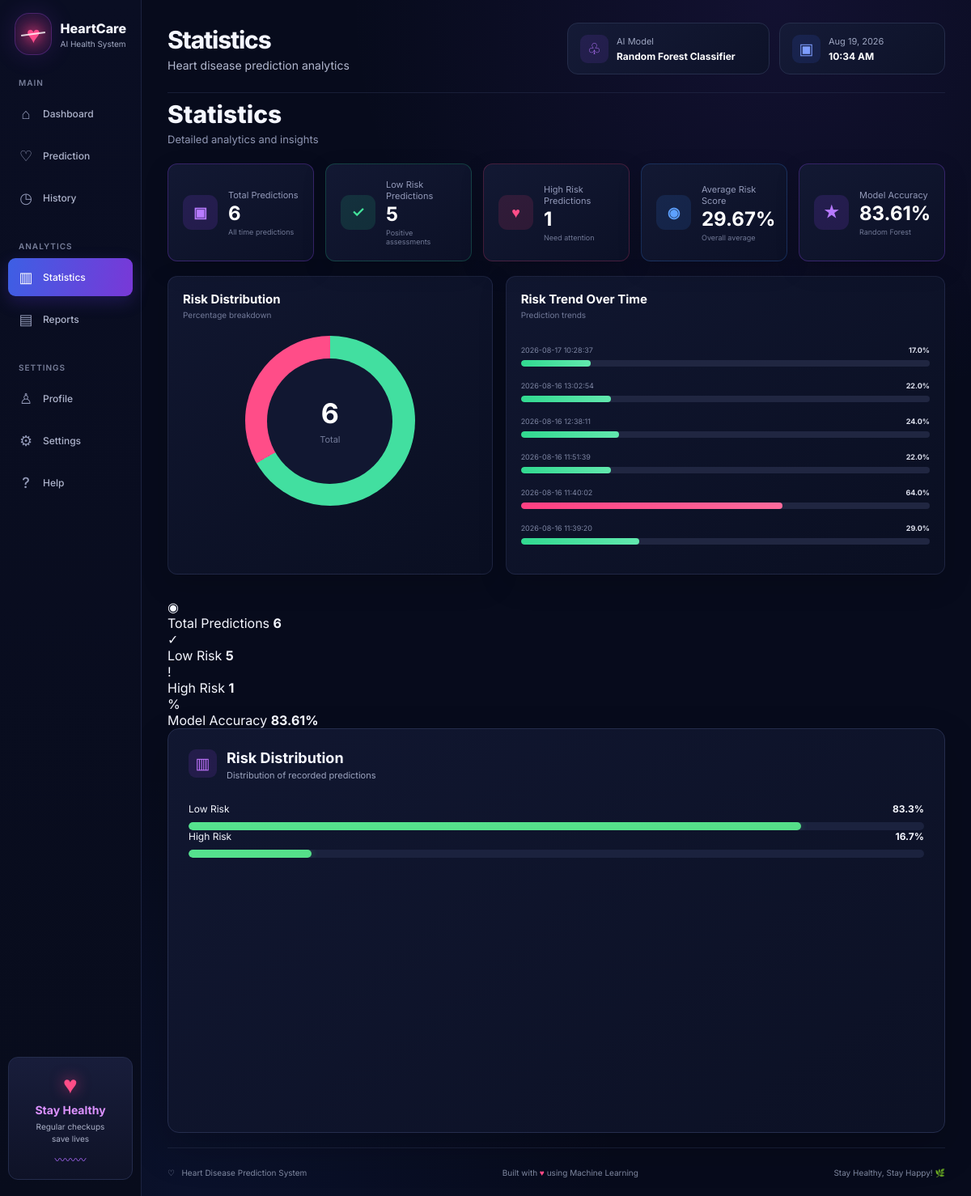
The app's page /statistics with its own data.
### tables this page shows
CREATE TABLE predictions (
            id INTEGER PRIMARY KEY AUTOINCREMENT,
            date_time TEXT,
            age INTEGER,
            sex INTEGER,
            prediction INTEGER,
            probability REAL
        );

### app.py (the view)
@app.route("/statistics")
def statistics():
    history = get_history()
    total = len(history)
    high = sum(
        1 for row in history
        if row["prediction"] == 1
    )
    low = total - high
    high_percentage = (
        round((high / total) * 100, 1)
        if total else 0
    )
    low_percentage = (
        round((low / total) * 100, 1)
        if total else 0
    )
    return render_template(
        "index.html",
        page="statistics",
        total=total,
        high_risk=high,
        low_risk=low,
        high_percentage=high_percentage,
        low_percentage=low_percentage,
        history=history,
        prediction=None,
        probability=None
    )

### app.py (called while the page is built)
def get_history():
    conn = sqlite3.connect(DATABASE)
    conn.row_factory = sqlite3.Row
    rows = conn.execute("""
        SELECT *
        FROM predictions
        ORDER BY id DESC
    """).fetchall()
    conn.close()
    return rows

### templates/index.html (shortened to what this page needs)
<!DOCTYPE html>
<html lang="en">
<head>
    <link rel="stylesheet"
          href="{{ url_for('static', filename='style.css') }}">
</head>
<body>
<div class="app">
    <aside class="sidebar">
        <div class="brand">
            <div class="brand-icon">
                <span>♥</span>
                <div class="pulse-line"></div>
            </div>
            <div class="brand-text">
                <h2>HeartCare</h2>
                <p>AI Health System</p>
            </div>
        </div>
        <nav class="navigation">
            <p class="nav-title">MAIN</p>
            <a href="{{ url_for('dashboard') }}"
               class="nav-item {% if page == 'dashboard' %}active{% endif %}">
                <span class="nav-icon">⌂</span>
                <span>Dashboard</span>
            </a>
            <a href="{{ url_for('prediction_page') }}"
               class="nav-item {% if page == 'prediction' %}active{% endif %}">
                <span class="nav-icon">♡</span>
                <span>Prediction</span>
            </a>
            <a href="{{ url_for('history_page') }}"
               class="nav-item {% if page == 'history' %}active{% endif %}">
                <span class="nav-icon">◷</span>
                <span>History</span>
            </a>
            <p class="nav-title analytics-title">ANALYTICS</p>
            <a href="{{ url_for('statistics') }}"
               class="nav-item {% if page == 'statistics' %}active{% endif %}">
                <span class="nav-icon">▥</span>
                <span>Statistics</span>
            </a>
            <a href="{{ url_for('reports') }}"
               class="nav-item {% if page == 'reports' %}active{% endif %}">
                <span class="nav-icon">▤</span>
                <span>Reports</span>
            </a>
            <p class="nav-title settings-title">SETTINGS</p>
            <a href="{{ url_for('profile') }}"
               class="nav-item {% if page == 'profile' %}active{% endif %}">
                <span class="nav-icon">♙</span>
                <span>Profile</span>
            </a>
            <a href="{{ url_for('settings') }}"
               class="nav-item {% if page == 'settings' %}active{% endif %}">
                <span class="nav-icon">⚙</span>
                <span>Settings</span>
            </a>
            <a href="{{ url_for('help_page') }}"
               class="nav-item {% if page == 'help' %}active{% endif %}">
                <span class="nav-icon">?</span>
                <span>Help</span>
            </a>
        </nav>
        <div class="healthy-card">
            <div class="healthy-heart">♥</div>
            <h3>Stay Healthy</h3>
            <p>
                Regular checkups<br>
                save lives
            </p>
            <div class="mini-pulse">〰〰〰</div>
        </div>
    </aside>
    <main class="main-content">
        <header class="top-header">
            <div class="page-title">
                <div>
                    {% if page == "dashboard" %}
                        <h1>Dashboard</h1>
                        <p>AI-Powered Heart Health Overview</p>
                    {% elif page == "prediction" %}
                        <h1>Heart Disease Prediction</h1>
                        <p>AI-Powered Heart Health Risk Assessment</p>
                    {% elif page == "history" %}
                        <h1>Prediction History</h1>
                        <p>View your previous heart health assessments</p>
                    {% elif page == "statistics" %}
                        <h1>Statistics</h1>
                        <p>Heart disease prediction analytics</p>
                    {% elif page == "reports" %}
                        <h1>Reports</h1>
                        <p>Prediction reports and assessment records</p>
                    {% elif page == "profile" %}
                        <h1>Profile</h1>
                        <p>HeartCare system profile</p>
                    {% elif page == "settings" %}
                        <h1>Settings</h1>
                        <p>Manage your system preferences</p>
                    {% elif page == "help" %}
                        <h1>Help Center</h1>
                        <p>Learn how to use HeartCare</p>
                    {% endif %}
                </div>
            </div>
            <div class="header-right">
                <div class="model-badge">
                    <div class="header-icon purple">♧</div>
                    <div>
                        <span>AI Model</span>
                        <strong>
                            Random Forest Classifier
                        </strong>
                    </div>
                </div>
                <div class="date-badge">
                    <div class="header-icon blue">▣</div>
                    <div>
                        <span id="current-date">Loading...</span>
                        <strong id="current-time">--:--</strong>
                    </div>
                </div>
            </div>
        </header>
        {% if page == "statistics" %}
        <section class="overview-page">
            <div class="page-intro">
                <div>
                    <h1>Statistics</h1>
                    <p>
                        Detailed analytics and insights
                    </p>
                </div>
            </div>
            <div class="summary-cards statistics-cards">
                <div class="summary-card purple-card">
                    <div class="summary-icon">▣</div>
                    <div>
                        <span>Total Predictions</span>
                        <strong>
                            {{ history|length }}
                        </strong>
                        <small>
                            All time predictions
                        </small>
                    </div>
                </div>
                <div class="summary-card green-card">
                    <div class="summary-icon">✓</div>
                    <div>
                        <span>Low Risk Predictions</span>
                        <strong>
                            {{ history|selectattr("prediction", "equalto", 0)|list|length }}
                        </strong>
                        <small>
                            Positive assessments
                        </small>
                    </div>
                </div>
                <div class="summary-card red-card">
                    <div class="summary-icon">♥</div>
                    <div>
                        <span>High Risk Predictions</span>
                        <strong>
                            {{ history|selectattr("prediction", "equalto", 1)|list|length }}
                        </strong>
                        <small>
                            Need attention
                        </small>
                    </div>
                </div>
                <div class="summary-card blue-card">
                    <div class="summary-icon">◉</div>
                    <div>
                        <span>Average Risk Score</span>
                        <strong>
                            {% if history %}
                                {{ (history|map(attribute="probability")|map("float")|sum / history|length)|round(2) }}%
                            {% else %}
                                0%
                            {% endif %}
                        </strong>
                        <small>
                            Overall average
                        </small>
                    </div>
                </div>
                <div class="summary-card purple-card">
                    <div class="summary-icon">★</div>
                    <div>
                        <span>Model Accuracy</span>
                        <strong>
                            83.61%
                        </strong>
                        <small>
                            Random Forest
                        </small>
                    </div>
                </div>
            </div>
            <div class="statistics-grid">
                <div class="dashboard-panel">
                    <div class="panel-header">
                        <div>
                            <h2>Risk Distribution</h2>
                            <p>
                                Percentage breakdown
                            </p>
                        </div>
                    </div>
                    <div class="large-donut">
                        <div class="large-donut-center">
                            <strong>
                                {{ history|length }}
                            </strong>
                            <span>
                                Total
                            </span>
                        </div>
                    </div>
                </div>
                <div class="dashboard-panel">
                    <div class="panel-header">
                        <div>
                            <h2>Risk Trend Over Time</h2>
                            <p>
                                Prediction trends
                            </p>
                        </div>
                    </div>
                    <div class="trend-bars">
                        {% for row in history[-7:] %}
                        <div class="trend-item">
                            <div class="trend-label">
                                <span>
                                    {{ row["date_time"] }}
                                </span>
                                <strong>
                                    {{ row["probability"] }}%
                                </strong>
                            </div>
                            <div class="trend-track">
                                <div
                                    class="trend-fill
                                    {% if row['prediction'] == 1 %}
                                        trend-high
                                    {% else %}
                                        trend-low
                                    {% endif %}"
                                    style="width: {{ row['probability'] }}%;">
                                </div>
                            </div>
                        </div>
                        {% endfor %}
                    </div>
                </div>
            </div>
        </section>
        {% endif %}
        {% if page == "statistics" %}
        <section class="single-page-section">
            <div class="dashboard-cards">
                <div class="dashboard-stat">
                    <div class="dashboard-stat-icon purple">
                        ◉
                    </div>
                    <div>
                        <span>
                            Total Predictions
                        </span>
                        <strong>
                            {{ total|default(0) }}
                        </strong>
                    </div>
                </div>
                <div class="dashboard-stat">
                    <div class="dashboard-stat-icon green">
                        ✓
                    </div>
                    <div>
                        <span>
                            Low Risk
                        </span>
                        <strong>
                            {{ low_risk|default(0) }}
                        </strong>
                    </div>
                </div>
                <div class="dashboard-stat">
                    <div class="dashboard-stat-icon red">
                        !
                    </div>
                    <div>
                        <span>
                            High Risk
                        </span>
                        <strong>
                            {{ high_risk|default(0) }}
                        </strong>
                    </div>
                </div>
                <div class="dashboard-stat">
                    <div class="dashboard-stat-icon blue">
                        %
                    </div>
                    <div>
                        <span>
                            Model Accuracy
                        </span>
                        <strong>
                            83.61%
                        </strong>
                    </div>
                </div>
            </div>
            <div class="card page-card statistics-card">
                <div class="card-heading">
                    <div class="heading-icon purple-icon">
                        ▥
                    </div>
                    <div>
                        <h2>
                            Risk Distribution
                        </h2>
                        <p>
                            Distribution of recorded predictions
                        </p>
                    </div>
                </div>
                <div class="statistics-content">
                    <div class="stat-progress">
                        <div class="section-title">
                            <span>
                                Low Risk
                            </span>
                            <strong>
                                {{ low_percentage|default(0) }}%
                            </strong>
                        </div>
                        <div class="progress-bar">
                            <div class="progress-fill green-fill"
                                 style="width: {{ low_percentage|default(0) }}%;">
                            </div>
                        </div>
                    </div>
                    <div class="stat-progress">
                        <div class="section-title">
                            <span>
                                High Risk
                            </span>
                            <strong>
                                {{ high_percentage|default(0) }}%
                            </strong>
                        </div>
                        <div class="progress-bar">
                            <div class="progress-fill red-fill"
                                 style="width: {{ high_percentage|default(0) }}%;">
                            </div>
                        </div>
                    </div>
                </div>
            </div>
        </section>
        {% endif %}
        <footer>
            <div>
                ♡ &nbsp; Heart Disease Prediction System
            </div>
            <div>
                Built with
                <span class="footer-heart">♥</span>
                using Machine Learning
            </div>
            <div>
                Stay Healthy, Stay Happy! 🌿
            </div>
        </footer>
    </main>
</div>
</body>
</html>

### records on screen
predictions: date_time "2026-08-17 10:28:37", probability "17.0", prediction 0 (drawn)
predictions: date_time "2026-08-16 13:02:54", probability "22.0", prediction 0 (drawn)
predictions: date_time "2026-08-16 12:38:11", probability "24.0", prediction 0 (drawn)
predictions: date_time "2026-08-16 11:51:39", probability "22.0", prediction 0 (drawn)
predictions: date_time "2026-08-16 11:40:02", probability "64.0", prediction 1 (drawn)
predictions: date_time "2026-08-16 11:39:20", probability "29.0", prediction 0 (drawn)

### other values on screen
{{ history|length }} "6"
{{ history|selectattr("prediction", "equalto", 0)|list|length }} "5"
{{ history|selectattr("prediction", "equalto", 1)|list|length }} "1"
{{ total|default(0) }} "6"
{{ low_risk|default(0) }} "5"
{{ high_risk|default(0) }} "1"
{{ low_percentage|default(0) }} "83.3"
{{ high_percentage|default(0) }} "16.7"
